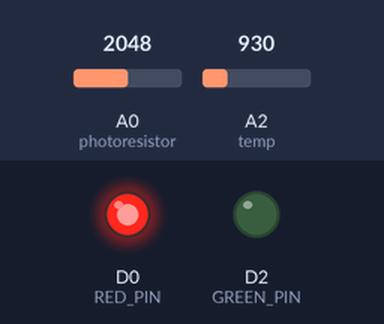
The sketch below on a simulated Particle Photon. Parts: output pins drawn as LEDs (lit = HIGH). The inputs (shaded band) are chosen by the test bench; at power-on: A0 (photoresistor) = 2048, A2 (temp) = 930.

Above: at 3.8 s.
3.9 s: A0 (photoresistor) set to 1850
10.3 s: A0 (photoresistor) set to 1731
At 16.0 s:
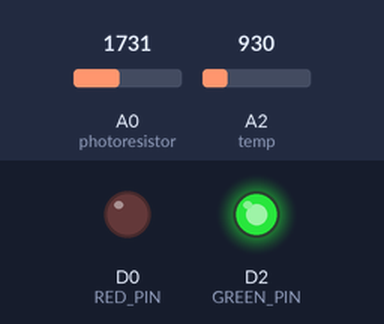
16.7 s: A0 (photoresistor) set to 2047
At 22.3 s:
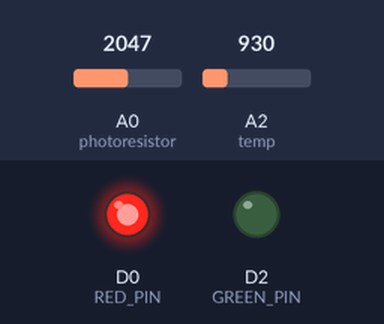
22.8 s: A0 (photoresistor) set to 1228
At 28.6 s:
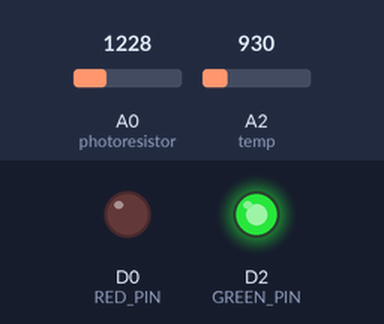
Timing chart, 0 to 29.9 s (numbered marks = the images above; inputs shaded):
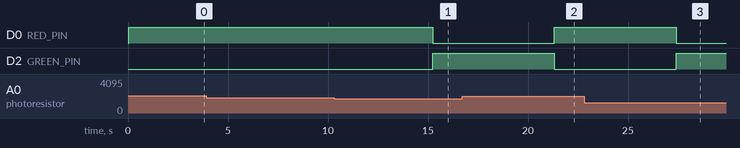

The sketch:

plant_monitor_system.ino
```cpp
int photoresistor = A0;
int temp=A2;
int psensorvalue,SoilSensor; // Here we are declaring the integer variable analogvalue, which we will use later to store the value of the moisture.
float voltage, degreesC, degreesF,tempC,tempvalue;

const int RED_PIN = D0;
const int GREEN_PIN = D2;


void setup() {


    pinMode(photoresistor,INPUT);
    pinMode(temp,INPUT);
    pinMode(RED_PIN, OUTPUT);
    pinMode(GREEN_PIN, OUTPUT);


}

void loop() {


  //Convert the reading into degree celcius
  tempvalue = analogRead(temp);
  degreesC = (((tempvalue * 3.3)/4095) - 0.5) * 100;
  degreesF = degreesC * (9.0/5.0) + 32.0;

  //Reading and Maping the Moisture Sensor

  SoilSensor = map (psensorvalue, 0, 2200, 0,100);
  psensorvalue = analogRead(photoresistor);

    //Pubishing the values to Particle
     Particle.publish( "Temperature",String(degreesF));
     Particle.publish( "Soil Moisture",String(SoilSensor));


    //If condition for the RBG light

    if ((SoilSensor > 80 || SoilSensor < 20) || (degreesF < 50 || degreesF > 85 ))
    {
        digitalWrite(GREEN_PIN, LOW);
        digitalWrite(RED_PIN, HIGH);

    }
    else{
        digitalWrite(GREEN_PIN, HIGH);
        digitalWrite(RED_PIN, LOW);
    }

    delay(3000);
}
```

Measured:
- the behaviour switches between 1782 and 1781 on A0 (photoresistor) (found by bisection; images 0 and 1)
- after the input at 3.9 s, every drawn part: stays the same
- after the input at 10.3 s, D0 (RED_PIN): HIGH → LOW after 4.9 s; D2 (GREEN_PIN): LOW → HIGH after 4.9 s
- after the input at 16.7 s, D0 (RED_PIN): LOW → HIGH after 4.6 s; D2 (GREEN_PIN): HIGH → LOW after 4.6 s
- after the input at 22.8 s, D0 (RED_PIN): HIGH → LOW after 4.6 s; D2 (GREEN_PIN): LOW → HIGH after 4.6 s
